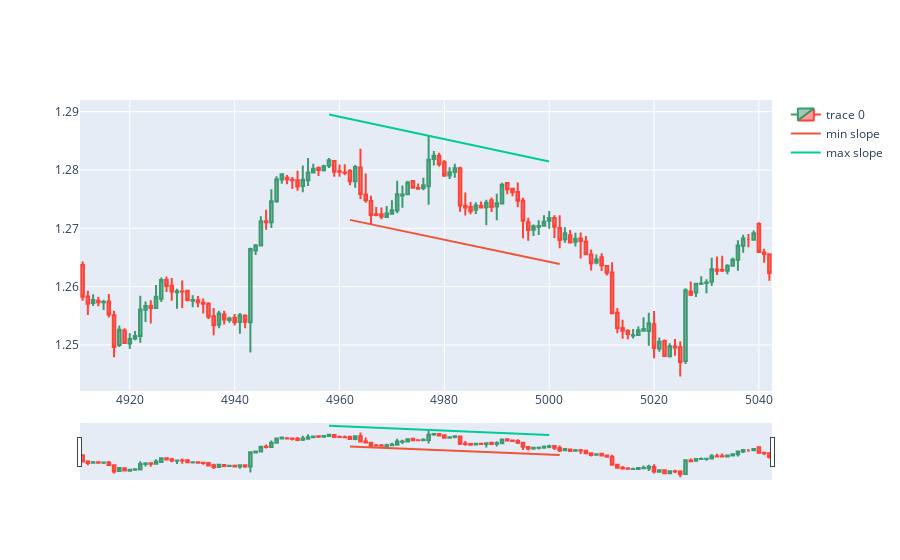

The code cell stored with this chart in its notebook:
### Markdown cell above
# backcandles time window more dynamic

### Code cell
import numpy as np
from matplotlib import pyplot
backcandles= 40 # 6*8
brange = 10 # backcandles//4 #should be less than backcandles
wind = 6

candleid = 5000

optbackcandles= backcandles
sldiff = 10000

for r1 in range(backcandles-brange, backcandles+brange):
    maxim = np.array([])
    minim = np.array([])
    xxmin = np.array([])
    xxmax = np.array([])
    for i in range(candleid-r1, candleid+1, wind):
        minim = np.append(minim, df.low.iloc[i:i+wind].min())
        xxmin = np.append(xxmin, df.low.iloc[i:i+wind].idxmin())
    for i in range(candleid-r1, candleid+1, wind):
        maxim = np.append(maxim, df.high.loc[i:i+wind].max())
        xxmax = np.append(xxmax, df.high.iloc[i:i+wind].idxmax())
    slmin, intercmin = np.polyfit(xxmin, minim,1)
    slmax, intercmax = np.polyfit(xxmax, maxim,1)
    
    if(abs(slmin-slmax)<sldiff):
        sldiff = abs(slmin-slmax)
        optbackcandles=r1
        slminopt = slmin
        slmaxopt = slmax
        intercminopt = intercmin
        intercmaxopt = intercmax
        maximopt = maxim.copy()
        minimopt = minim.copy()
        xxminopt = xxmin.copy()
        xxmaxopt = xxmax.copy()

        print(optbackcandles)
dfpl = df[candleid-wind-optbackcandles-backcandles:candleid+optbackcandles]  
fig = go.Figure(data=[go.Candlestick(x=dfpl.index,
                open=dfpl['open'],
                high=dfpl['high'],
                low=dfpl['low'],
                close=dfpl['close'])])

adjintercmax = (df.high.iloc[xxmaxopt] - slmaxopt*xxmaxopt).max()
adjintercmin = (df.low.iloc[xxminopt] - slminopt*xxminopt).min()
fig.add_trace(go.Scatter(x=xxminopt, y=slminopt*xxminopt + adjintercmin, mode='lines', name='min slope'))
fig.add_trace(go.Scatter(x=xxmaxopt, y=slmaxopt*xxmaxopt + adjintercmax, mode='lines', name='max slope'))
fig.show()

### Figure 1 — Plotly figure (JSON) as saved in the notebook; plotly's stock layout.template omitted (floating-point values rounded to 4 significant figures; data arrays with more than 128 entries replaced by an {"elided": "..."} marker saying what was removed)
{"data": [{"close": {"elided": "132 float values"}, "high": {"elided": "132 float values"}, "low": {"elided": "132 float values"}, "open": {"elided": "132 float values"}, "type": "candlestick", "x": {"elided": "132 int values"}}, {"mode": "lines", "name": "min slope", "type": "scatter", "x": [4962, 4966, 4969, 4977, 4984, 4988, 4996, 5002], "y": [1.271, 1.271, 1.27, 1.269, 1.267, 1.267, 1.265, 1.264]}, {"mode": "lines", "name": "max slope", "type": "scatter", "x": [4958, 4964, 4971, 4977, 4982, 4991, 4994, 5000], "y": [1.29, 1.288, 1.287, 1.286, 1.285, 1.283, 1.283, 1.281]}], "layout": {}}
